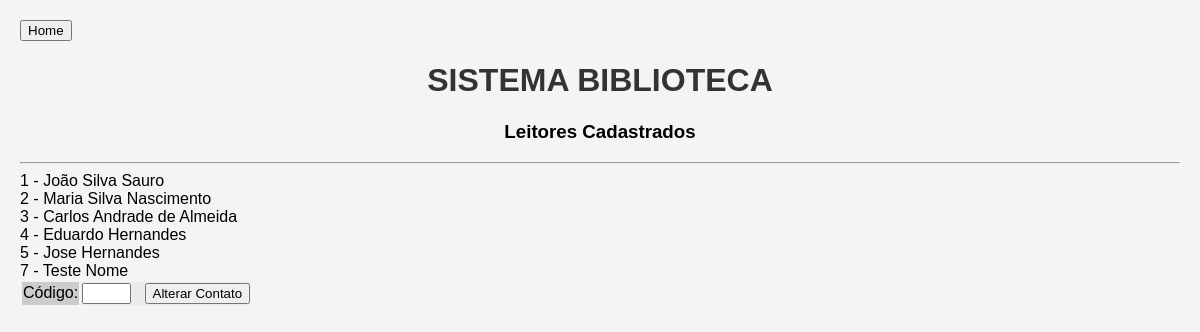
/readers/listar-leitores.php, run on an earlier commit of the app's database.
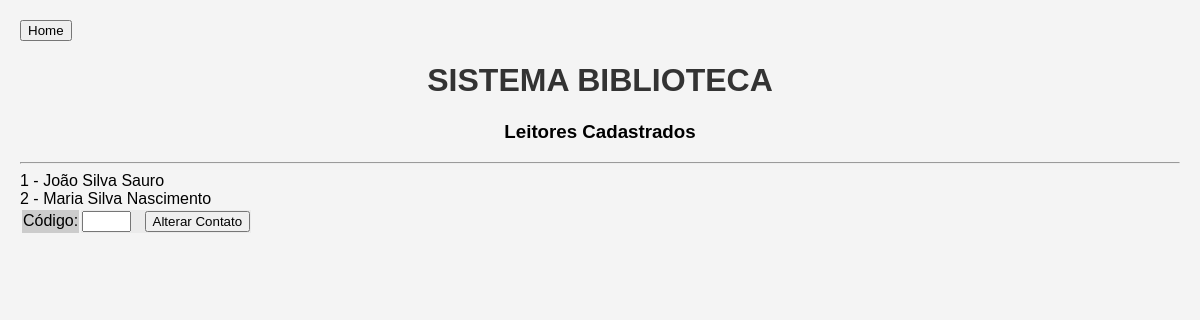
And on a later commit of the database.
### tables this page shows
CREATE TABLE `leitores` (
  `CodLeitor` int(11) NOT NULL,
  `Nome` varchar(255) DEFAULT NULL,
  `DtNasc` date DEFAULT NULL,
  `Celular` varchar(255) DEFAULT NULL,
  `Email` varchar(255) DEFAULT NULL,
  `RA` int(11) DEFAULT NULL,
  `Endereco` varchar(255) DEFAULT NULL,
  `NumEnd` varchar(255) DEFAULT NULL,
  `Bairro` varchar(255) DEFAULT NULL,
  `CidadeUF` varchar(255) DEFAULT NULL
);

### readers/listar-leitores.php (the view, shortened to what this page needs)
<!DOCTYPE html>
<html>
<head>
    <link rel="stylesheet" href="style.css">
</head>
<body>
    <header>
        <a href="index.html"><button title="Voltar ao início">Home</button></a>
            <h1 class="text-center">SISTEMA BIBLIOTECA</h1>
            <h3 class="text-center">Leitores Cadastrados</h3>
        <hr>
    </header>
   <main>
   <?php
    include "config.php";
    $sql = "SELECT * FROM leitores";
    $result = mysqli_query($conn, $sql);
    if ($result->num_rows > 0) {
        while ($linha = mysqli_fetch_assoc($result)) {
            echo $linha['CodLeitor']. " - ". $linha['Nome']. "<br>";
        }
    } else {
        echo "0 resultados";
    }
   ?>
    <form method="post" action="form-altera-leitores.php">
        <table border="0">
            <tr>
                <td bgcolor="#cccccc" class="myinputstyle" size="3">Código:</td>
                <td bgcolor="#EBEBEB">
                    <input type="text" name="codleitor" size="3" class="myinputstyle"
                           title="Digite código do contato" required onchange="this.value = this.value.trim()"> &nbsp;
                    <button type="submit" name="alterar_contato">Alterar Contato</button>
                </td>
            </tr>
        </table>
    </form>
   </main>
</body>
</html>

### style.css (style rules this page uses)
body { font-family: Arial, sans-serif; background-color: #f4f4f4; margin: 0; padding: 20px; }
h1 { color: #333; }
.text-center { text-align: center; }

What changed in the data, as far as the page shows it:
removed leitores: CodLeitor "3", Nome "Carlos Andrade de Almeida"
removed leitores: CodLeitor "4", Nome "Eduardo Hernandes"
removed leitores: CodLeitor "5", Nome "Jose Hernandes"
removed leitores: CodLeitor "7", Nome "Teste Nome"
